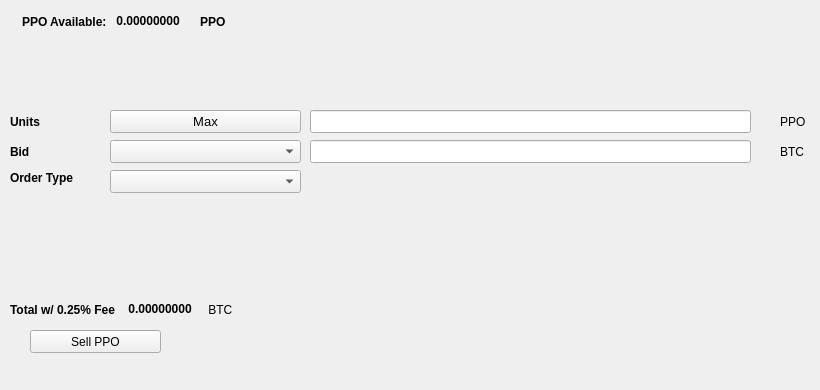
   <widget class="QWidget" name="SellTab">
    <attribute name="title">
     <string>Sell</string>
    </attribute>
    <widget class="QLabel" name="label_16">
     <property name="geometry">
      <rect>
       <x>780</x>
       <y>140</y>
       <width>31</width>
       <height>23</height>
      </rect>
     </property>
     <property name="text">
      <string>BTC</string>
     </property>
    </widget>
    <widget class="QComboBox" name="SellBidcomboBox">
     <property name="geometry">
      <rect>
       <x>110</x>
       <y>140</y>
       <width>191</width>
       <height>23</height>
      </rect>
     </property>
     <property name="font">
      <font>
       <pointsize>10</pointsize>
      </font>
     </property>
    </widget>
    <widget class="QLabel" name="label_18">
     <property name="geometry">
      <rect>
       <x>10</x>
       <y>110</y>
       <width>46</width>
       <height>23</height>
      </rect>
     </property>
     <property name="font">
      <font>
       <weight>75</weight>
       <bold>true</bold>
      </font>
     </property>
     <property name="text">
      <string>Units</string>
     </property>
    </widget>
    <widget class="QPushButton" name="Sell_Max_Amount">
     <property name="geometry">
      <rect>
       <x>110</x>
       <y>110</y>
       <width>191</width>
       <height>23</height>
      </rect>
     </property>
     <property name="font">
      <font>
       <pointsize>10</pointsize>
      </font>
     </property>
     <property name="text">
      <string>Max</string>
     </property>
    </widget>
    <widget class="QLabel" name="label_20">
     <property name="geometry">
      <rect>
       <x>10</x>
       <y>170</y>
       <width>91</width>
       <height>16</height>
      </rect>
     </property>
     <property name="font">
      <font>
       <weight>75</weight>
       <bold>true</bold>
      </font>
     </property>
     <property name="text">
      <string>Order Type</string>
     </property>
    </widget>
    <widget class="QComboBox" name="SellOrdertypeCombo">
     <property name="geometry">
      <rect>
       <x>110</x>
       <y>170</y>
       <width>191</width>
       <height>23</height>
      </rect>
     </property>
     <property name="font">
      <font>
       <pointsize>10</pointsize>
      </font>
     </property>
    </widget>
    <widget class="QLabel" name="label_21">
     <property name="geometry">
      <rect>
       <x>10</x>
       <y>140</y>
       <width>46</width>
       <height>23</height>
      </rect>
     </property>
     <property name="font">
      <font>
       <weight>75</weight>
       <bold>true</bold>
      </font>
     </property>
     <property name="text">
      <string>Bid</string>
     </property>
    </widget>
    <widget class="QLabel" name="label_22">
     <property name="geometry">
      <rect>
       <x>780</x>
       <y>110</y>
       <width>31</width>
       <height>23</height>
      </rect>
     </property>
     <property name="text">
      <string>PPO</string>
     </property>
    </widget>
    <widget class="QLineEdit" name="UnitsInputPPO">
     <property name="geometry">
      <rect>
       <x>310</x>
       <y>110</y>
       <width>441</width>
       <height>23</height>
      </rect>
     </property>
     <property name="font">
      <font>
       <pointsize>9</pointsize>
       <weight>75</weight>
       <bold>true</bold>
      </font>
     </property>
    </widget>
    <widget class="QLineEdit" name="SellBidPriceEdit">
     <property name="geometry">
      <rect>
       <x>310</x>
       <y>140</y>
       <width>441</width>
       <height>23</height>
      </rect>
     </property>
     <property name="font">
      <font>
       <pointsize>9</pointsize>
       <weight>75</weight>
       <bold>true</bold>
      </font>
     </property>
    </widget>
    <widget class="QPushButton" name="SellPPOBTN">
     <property name="geometry">
      <rect>
       <x>30</x>
       <y>330</y>
       <width>131</width>
       <height>23</height>
      </rect>
     </property>
     <property name="text">
      <string>Sell PPO</string>
     </property>
     <property name="icon">
      <iconset resource="../ppo">
       <normaloff>:/icons/bitcoin</normaloff>:/icons/bitcoin</iconset>
     </property>
    </widget>
    <widget class="QWidget" name="layoutWidget3">
     <property name="geometry">
      <rect>
       <x>22</x>
       <y>12</y>
       <width>258</width>
       <height>19</height>
      </rect>
     </property>
     <layout class="QHBoxLayout" name="horizontalLayout">
      <item>
       <widget class="QLabel" name="label232_2">
        <property name="font">
         <font>
          <weight>75</weight>
          <bold>true</bold>
         </font>
        </property>
        <property name="text">
         <string>PPO Available:</string>
        </property>
       </widget>
      </item>
      <item>
       <widget class="QLabel" name="PPOAvailableLabel">
        <property name="palette">
         <palette>
          <active>
           <colorrole role="WindowText">
            <brush brushstyle="SolidPattern">
             <color alpha="255">
              <red>0</red>
              <green>0</green>
              <blue>0</blue>
             </color>
            </brush>
           </colorrole>
           <colorrole role="Button">
            <brush brushstyle="SolidPattern">
             <color alpha="255">
              <red>0</red>
              <green>170</green>
              <blue>0</blue>
             </color>
            </brush>
           </colorrole>
           <colorrole role="Light">
            <brush brushstyle="SolidPattern">
             <color alpha="255">
              <red>0</red>
              <green>255</green>
              <blue>0</blue>
             </color>
            </brush>
           </colorrole>
           <colorrole role="Midlight">
            <brush brushstyle="SolidPattern">
             <color alpha="255">
              <red>0</red>
              <green>212</green>
              <blue>0</blue>
             </color>
            </brush>
           </colorrole>
           <colorrole role="Dark">
            <brush brushstyle="SolidPattern">
             <color alpha="255">
              <red>0</red>
              <green>85</green>
              <blue>0</blue>
             </color>
            </brush>
           </colorrole>
           <colorrole role="Mid">
            <brush brushstyle="SolidPattern">
             <color alpha="255">
              <red>0</red>
              <green>113</green>
              <blue>0</blue>
             </color>
            </brush>
           </colorrole>
           <colorrole role="Text">
            <brush brushstyle="SolidPattern">
             <color alpha="255">
              <red>0</red>
              <green>170</green>
              <blue>0</blue>
             </color>
            </brush>
           </colorrole>
           <colorrole role="BrightText">
            <brush brushstyle="SolidPattern">
             <color alpha="255">
              <red>255</red>
              <green>255</green>
              <blue>255</blue>
             </color>
            </brush>
           </colorrole>
           <colorrole role="ButtonText">
            <brush brushstyle="SolidPattern">
             <color alpha="255">
              <red>0</red>
              <green>0</green>
              <blue>0</blue>
             </color>
            </brush>
           </colorrole>
           <colorrole role="Base">
            <brush brushstyle="SolidPattern">
             <color alpha="255">
              <red>255</red>
              <green>255</green>
              <blue>255</blue>
             </color>
            </brush>
           </colorrole>
           <colorrole role="Window">
            <brush brushstyle="SolidPattern">
             <color alpha="255">
              <red>0</red>
              <green>170</green>
              <blue>0</blue>
             </color>
            </brush>
           </colorrole>
           <colorrole role="Shadow">
            <brush brushstyle="SolidPattern">
             <color alpha="255">
              <red>0</red>
              <green>0</green>
              <blue>0</blue>
             </color>
            </brush>
           </colorrole>
           <colorrole role="AlternateBase">
            <brush brushstyle="SolidPattern">
             <color alpha="255">
              <red>127</red>
              <green>212</green>
              <blue>127</blue>
             </color>
            </brush>
           </colorrole>
           <colorrole role="ToolTipBase">
            <brush brushstyle="SolidPattern">
             <color alpha="255">
              <red>255</red>
              <green>255</green>
              <blue>220</blue>
             </color>
            </brush>
           </colorrole>
           <colorrole role="ToolTipText">
            <brush brushstyle="SolidPattern">
             <color alpha="255">
              <red>0</red>
              <green>0</green>
              <blue>0</blue>
             </color>
            </brush>
           </colorrole>
          </active>
          <inactive>
           <colorrole role="WindowText">
            <brush brushstyle="SolidPattern">
             <color alpha="255">
              <red>0</red>
              <green>0</green>
              <blue>0</blue>
             </color>
            </brush>
           </colorrole>
           <colorrole role="Button">
            <brush brushstyle="SolidPattern">
             <color alpha="255">
              <red>0</red>
              <green>170</green>
              <blue>0</blue>
             </color>
            </brush>
           </colorrole>
           <colorrole role="Light">
            <brush brushstyle="SolidPattern">
             <color alpha="255">
              <red>0</red>
              <green>255</green>
              <blue>0</blue>
             </color>
            </brush>
           </colorrole>
           <colorrole role="Midlight">
            <brush brushstyle="SolidPattern">
             <color alpha="255">
              <red>0</red>
              <green>212</green>
              <blue>0</blue>
             </color>
            </brush>
           </colorrole>
           <colorrole role="Dark">
            <brush brushstyle="SolidPattern">
             <color alpha="255">
              <red>0</red>
              <green>85</green>
              <blue>0</blue>
             </color>
            </brush>
           </colorrole>
           <colorrole role="Mid">
            <brush brushstyle="SolidPattern">
             <color alpha="255">
              <red>0</red>
              <green>113</green>
              <blue>0</blue>
             </color>
            </brush>
           </colorrole>
           <colorrole role="Text">
            <brush brushstyle="SolidPattern">
             <color alpha="255">
              <red>0</red>
              <green>170</green>
              <blue>0</blue>
             </color>
            </brush>
           </colorrole>
           <colorrole role="BrightText">
            <brush brushstyle="SolidPattern">
             <color alpha="255">
              <red>255</red>
              <green>255</green>
              <blue>255</blue>
             </color>
            </brush>
           </colorrole>
           <colorrole role="ButtonText">
            <brush brushstyle="SolidPattern">
             <color alpha="255">
              <red>0</red>
              <green>0</green>
              <blue>0</blue>
             </color>
            </brush>
           </colorrole>
           <colorrole role="Base">
            <brush brushstyle="SolidPattern">
             <color alpha="255">
              <red>255</red>
              <green>255</green>
              <blue>255</blue>
             </color>
            </brush>
           </colorrole>
           <colorrole role="Window">
            <brush brushstyle="SolidPattern">
             <color alpha="255">
              <red>0</red>
              <green>170</green>
              <blue>0</blue>
             </color>
            </brush>
           </colorrole>
           <colorrole role="Shadow">
            <brush brushstyle="SolidPattern">
             <color alpha="255">
              <red>0</red>
              <green>0</green>
              <blue>0</blue>
             </color>
            </brush>
           </colorrole>
           <colorrole role="AlternateBase">
            <brush brushstyle="SolidPattern">
             <color alpha="255">
              <red>127</red>
              <green>212</green>
              <blue>127</blue>
             </color>
            </brush>
           </colorrole>
           <colorrole role="ToolTipBase">
            <brush brushstyle="SolidPattern">
             <color alpha="255">
              <red>255</red>
              <green>255</green>
              <blue>220</blue>
             </color>
            </brush>
           </colorrole>
           <colorrole role="ToolTipText">
            <brush brushstyle="SolidPattern">
             <color alpha="255">
              <red>0</red>
              <green>0</green>
              <blue>0</blue>
             </color>
            </brush>
           </colorrole>
          </inactive>
          <disabled>
           <colorrole role="WindowText">
            <brush brushstyle="SolidPattern">
             <color alpha="255">
              <red>0</red>
              <green>85</green>
              <blue>0</blue>
             </color>
            </brush>
           </colorrole>
           <colorrole role="Button">
            <brush brushstyle="SolidPattern">
             <color alpha="255">
              <red>0</red>
              <green>170</green>
              <blue>0</blue>
             </color>
            </brush>
           </colorrole>
           <colorrole role="Light">
            <brush brushstyle="SolidPattern">
             <color alpha="255">
              <red>0</red>
              <green>255</green>
              <blue>0</blue>
             </color>
            </brush>
           </colorrole>
           <colorrole role="Midlight">
            <brush brushstyle="SolidPattern">
             <color alpha="255">
              <red>0</red>
              <green>212</green>
              <blue>0</blue>
             </color>
            </brush>
           </colorrole>
           <colorrole role="Dark">
            <brush brushstyle="SolidPattern">
             <color alpha="255">
              <red>0</red>
              <green>85</green>
              <blue>0</blue>
             </color>
            </brush>
           </colorrole>
           <colorrole role="Mid">
            <brush brushstyle="SolidPattern">
             <color alpha="255">
              <red>0</red>
              <green>113</green>
              <blue>0</blue>
             </color>
            </brush>
           </colorrole>
           <colorrole role="Text">
            <brush brushstyle="SolidPattern">
             <color alpha="255">
              <red>0</red>
              <green>85</green>
              <blue>0</blue>
             </color>
            </brush>
           </colorrole>
           <colorrole role="BrightText">
            <brush brushstyle="SolidPattern">
             <color alpha="255">
              <red>255</red>
              <green>255</green>
              <blue>255</blue>
             </color>
            </brush>
           </colorrole>
           <colorrole role="ButtonText">
            <brush brushstyle="SolidPattern">
             <color alpha="255">
              <red>0</red>
              <green>85</green>
              <blue>0</blue>
             </color>
            </brush>
           </colorrole>
           <colorrole role="Base">
            <brush brushstyle="SolidPattern">
             <color alpha="255">
              <red>0</red>
              <green>170</green>
              <blue>0</blue>
             </color>
            </brush>
           </colorrole>
           <colorrole role="Window">
            <brush brushstyle="SolidPattern">
             <color alpha="255">
              <red>0</red>
              <green>170</green>
              <blue>0</blue>
             </color>
            </brush>
           </colorrole>
           <colorrole role="Shadow">
            <brush brushstyle="SolidPattern">
             <color alpha="255">
              <red>0</red>
              <green>0</green>
              <blue>0</blue>
             </color>
            </brush>
           </colorrole>
           <colorrole role="AlternateBase">
            <brush brushstyle="SolidPattern">
             <color alpha="255">
              <red>0</red>
              <green>170</green>
              <blue>0</blue>
             </color>
            </brush>
           </colorrole>
           <colorrole role="ToolTipBase">
            <brush brushstyle="SolidPattern">
             <color alpha="255">
              <red>255</red>
              <green>255</green>
              <blue>220</blue>
             </color>
            </brush>
           </colorrole>
           <colorrole role="ToolTipText">
            <brush brushstyle="SolidPattern">
             <color alpha="255">
              <red>0</red>
              <green>0</green>
              <blue>0</blue>
             </color>
            </brush>
           </colorrole>
          </disabled>
         </palette>
        </property>
        <property name="font">
         <font>
          <weight>75</weight>
          <bold>true</bold>
         </font>
        </property>
        <property name="text">
         <string> 0.00000000 </string>
        </property>
        <property name="textInteractionFlags">
         <set>Qt::LinksAccessibleByMouse|Qt::TextSelectableByKeyboard|Qt::TextSelectableByMouse</set>
        </property>
       </widget>
      </item>
      <item>
       <widget class="QLabel" name="labelPPO">
        <property name="font">
         <font>
          <weight>75</weight>
          <bold>true</bold>
         </font>
        </property>
        <property name="text">
         <string>PPO</string>
        </property>
       </widget>
      </item>
     </layout>
    </widget>
    <widget class="QWidget" name="layoutWidget">
     <property name="geometry">
      <rect>
       <x>10</x>
       <y>300</y>
       <width>268</width>
       <height>19</height>
      </rect>
     </property>
     <layout class="QHBoxLayout" name="horizontalLayout_2">
      <item>
       <widget class="QLabel" name="label_19">
        <property name="font">
         <font>
          <weight>75</weight>
          <bold>true</bold>
         </font>
        </property>
        <property name="text">
         <string>Total w/ 0.25% Fee </string>
        </property>
       </widget>
      </item>
      <item>
       <widget class="QLabel" name="SellCostLabel">
        <property name="palette">
         <palette>
          <active>
           <colorrole role="WindowText">
            <brush brushstyle="SolidPattern">
             <color alpha="255">
              <red>0</red>
              <green>0</green>
              <blue>0</blue>
             </color>
            </brush>
           </colorrole>
           <colorrole role="Button">
            <brush brushstyle="SolidPattern">
             <color alpha="255">
              <red>0</red>
              <green>170</green>
              <blue>0</blue>
             </color>
            </brush>
           </colorrole>
           <colorrole role="Light">
            <brush brushstyle="SolidPattern">
             <color alpha="255">
              <red>0</red>
              <green>255</green>
              <blue>0</blue>
             </color>
            </brush>
           </colorrole>
           <colorrole role="Midlight">
            <brush brushstyle="SolidPattern">
             <color alpha="255">
              <red>0</red>
              <green>212</green>
              <blue>0</blue>
             </color>
            </brush>
           </colorrole>
           <colorrole role="Dark">
            <brush brushstyle="SolidPattern">
             <color alpha="255">
              <red>0</red>
              <green>85</green>
              <blue>0</blue>
             </color>
            </brush>
           </colorrole>
           <colorrole role="Mid">
            <brush brushstyle="SolidPattern">
             <color alpha="255">
              <red>0</red>
              <green>113</green>
              <blue>0</blue>
             </color>
            </brush>
           </colorrole>
           <colorrole role="Text">
            <brush brushstyle="SolidPattern">
             <color alpha="255">
              <red>0</red>
              <green>170</green>
              <blue>0</blue>
             </color>
            </brush>
           </colorrole>
           <colorrole role="BrightText">
            <brush brushstyle="SolidPattern">
             <color alpha="255">
              <red>255</red>
              <green>255</green>
              <blue>255</blue>
             </color>
            </brush>
           </colorrole>
           <colorrole role="ButtonText">
            <brush brushstyle="SolidPattern">
             <color alpha="255">
              <red>0</red>
              <green>0</green>
              <blue>0</blue>
             </color>
            </brush>
           </colorrole>
           <colorrole role="Base">
            <brush brushstyle="SolidPattern">
             <color alpha="255">
              <red>255</red>
              <green>255</green>
              <blue>255</blue>
             </color>
            </brush>
           </colorrole>
           <colorrole role="Window">
            <brush brushstyle="SolidPattern">
             <color alpha="255">
              <red>0</red>
              <green>170</green>
              <blue>0</blue>
             </color>
            </brush>
           </colorrole>
           <colorrole role="Shadow">
            <brush brushstyle="SolidPattern">
             <color alpha="255">
              <red>0</red>
              <green>0</green>
              <blue>0</blue>
             </color>
            </brush>
           </colorrole>
           <colorrole role="AlternateBase">
            <brush brushstyle="SolidPattern">
             <color alpha="255">
              <red>127</red>
              <green>212</green>
              <blue>127</blue>
             </color>
            </brush>
           </colorrole>
           <colorrole role="ToolTipBase">
            <brush brushstyle="SolidPattern">
             <color alpha="255">
              <red>255</red>
              <green>255</green>
              <blue>220</blue>
             </color>
            </brush>
           </colorrole>
           <colorrole role="ToolTipText">
            <brush brushstyle="SolidPattern">
             <color alpha="255">
              <red>0</red>
              <green>0</green>
              <blue>0</blue>
             </color>
            </brush>
           </colorrole>
          </active>
          <inactive>
           <colorrole role="WindowText">
            <brush brushstyle="SolidPattern">
             <color alpha="255">
              <red>0</red>
              <green>0</green>
              <blue>0</blue>
             </color>
            </brush>
           </colorrole>
           <colorrole role="Button">
            <brush brushstyle="SolidPattern">
             <color alpha="255">
              <red>0</red>
              <green>170</green>
              <blue>0</blue>
             </color>
            </brush>
           </colorrole>
           <colorrole role="Light">
            <brush brushstyle="SolidPattern">
             <color alpha="255">
              <red>0</red>
              <green>255</green>
              <blue>0</blue>
             </color>
            </brush>
           </colorrole>
           <colorrole role="Midlight">
            <brush brushstyle="SolidPattern">
             <color alpha="255">
              <red>0</red>
              <green>212</green>
              <blue>0</blue>
             </color>
            </brush>
           </colorrole>
           <colorrole role="Dark">
            <brush brushstyle="SolidPattern">
             <color alpha="255">
              <red>0</red>
              <green>85</green>
              <blue>0</blue>
             </color>
            </brush>
           </colorrole>
           <colorrole role="Mid">
            <brush brushstyle="SolidPattern">
             <color alpha="255">
              <red>0</red>
              <green>113</green>
              <blue>0</blue>
             </color>
            </brush>
           </colorrole>
           <colorrole role="Text">
            <brush brushstyle="SolidPattern">
             <color alpha="255">
              <red>0</red>
              <green>170</green>
              <blue>0</blue>
             </color>
            </brush>
           </colorrole>
           <colorrole role="BrightText">
            <brush brushstyle="SolidPattern">
             <color alpha="255">
              <red>255</red>
              <green>255</green>
              <blue>255</blue>
             </color>
            </brush>
           </colorrole>
           <colorrole role="ButtonText">
            <brush brushstyle="SolidPattern">
             <color alpha="255">
              <red>0</red>
              <green>0</green>
              <blue>0</blue>
             </color>
            </brush>
           </colorrole>
           <colorrole role="Base">
            <brush brushstyle="SolidPattern">
             <color alpha="255">
              <red>255</red>
              <green>255</green>
              <blue>255</blue>
             </color>
            </brush>
           </colorrole>
           <colorrole role="Window">
            <brush brushstyle="SolidPattern">
             <color alpha="255">
              <red>0</red>
              <green>170</green>
              <blue>0</blue>
             </color>
            </brush>
           </colorrole>
           <colorrole role="Shadow">
            <brush brushstyle="SolidPattern">
             <color alpha="255">
              <red>0</red>
              <green>0</green>
              <blue>0</blue>
             </color>
            </brush>
           </colorrole>
           <colorrole role="AlternateBase">
            <brush brushstyle="SolidPattern">
             <color alpha="255">
              <red>127</red>
              <green>212</green>
              <blue>127</blue>
             </color>
            </brush>
           </colorrole>
           <colorrole role="ToolTipBase">
            <brush brushstyle="SolidPattern">
             <color alpha="255">
              <red>255</red>
              <green>255</green>
              <blue>220</blue>
             </color>
            </brush>
           </colorrole>
           <colorrole role="ToolTipText">
            <brush brushstyle="SolidPattern">
             <color alpha="255">
              <red>0</red>
              <green>0</green>
              <blue>0</blue>
             </color>
            </brush>
           </colorrole>
          </inactive>
          <disabled>
           <colorrole role="WindowText">
            <brush brushstyle="SolidPattern">
             <color alpha="255">
              <red>0</red>
              <green>85</green>
              <blue>0</blue>
             </color>
            </brush>
           </colorrole>
           <colorrole role="Button">
            <brush brushstyle="SolidPattern">
             <color alpha="255">
              <red>0</red>
              <green>170</green>
              <blue>0</blue>
             </color>
            </brush>
           </colorrole>
           <colorrole role="Light">
            <brush brushstyle="SolidPattern">
             <color alpha="255">
              <red>0</red>
              <green>255</green>
              <blue>0</blue>
             </color>
            </brush>
           </colorrole>
           <colorrole role="Midlight">
            <brush brushstyle="SolidPattern">
             <color alpha="255">
              <red>0</red>
              <green>212</green>
              <blue>0</blue>
             </color>
            </brush>
           </colorrole>
           <colorrole role="Dark">
            <brush brushstyle="SolidPattern">
             <color alpha="255">
              <red>0</red>
              <green>85</green>
              <blue>0</blue>
             </color>
            </brush>
           </colorrole>
           <colorrole role="Mid">
            <brush brushstyle="SolidPattern">
             <color alpha="255">
              <red>0</red>
              <green>113</green>
              <blue>0</blue>
             </color>
            </brush>
           </colorrole>
           <colorrole role="Text">
            <brush brushstyle="SolidPattern">
             <color alpha="255">
              <red>0</red>
              <green>85</green>
              <blue>0</blue>
             </color>
            </brush>
           </colorrole>
           <colorrole role="BrightText">
            <brush brushstyle="SolidPattern">
             <color alpha="255">
              <red>255</red>
              <green>255</green>
              <blue>255</blue>
             </color>
            </brush>
           </colorrole>
           <colorrole role="ButtonText">
            <brush brushstyle="SolidPattern">
             <color alpha="255">
              <red>0</red>
              <green>85</green>
              <blue>0</blue>
             </color>
            </brush>
           </colorrole>
           <colorrole role="Base">
            <brush brushstyle="SolidPattern">
             <color alpha="255">
              <red>0</red>
              <green>170</green>
              <blue>0</blue>
             </color>
            </brush>
           </colorrole>
           <colorrole role="Window">
            <brush brushstyle="SolidPattern">
             <color alpha="255">
              <red>0</red>
              <green>170</green>
              <blue>0</blue>
             </color>
            </brush>
           </colorrole>
           <colorrole role="Shadow">
            <brush brushstyle="SolidPattern">
             <color alpha="255">
              <red>0</red>
              <green>0</green>
              <blue>0</blue>
             </color>
            </brush>
           </colorrole>
           <colorrole role="AlternateBase">
            <brush brushstyle="SolidPattern">
             <color alpha="255">
              <red>0</red>
              <green>170</green>
              <blue>0</blue>
             </color>
            </brush>
           </colorrole>
           <colorrole role="ToolTipBase">
            <brush brushstyle="SolidPattern">
             <color alpha="255">
              <red>255</red>
              <green>255</green>
              <blue>220</blue>
             </color>
            </brush>
           </colorrole>
           <colorrole role="ToolTipText">
            <brush brushstyle="SolidPattern">
             <color alpha="255">
              <red>0</red>
              <green>0</green>
              <blue>0</blue>
             </color>
            </brush>
           </colorrole>
          </disabled>
         </palette>
        </property>
        <property name="font">
         <font>
          <weight>75</weight>
          <bold>true</bold>
         </font>
        </property>
        <property name="autoFillBackground">
         <bool>false</bool>
        </property>
        <property name="text">
         <string> 0.00000000</string>
        </property>
        <property name="textInteractionFlags">
         <set>Qt::LinksAccessibleByMouse|Qt::TextSelectableByMouse</set>
        </property>
       </widget>
      </item>
      <item>
       <widget class="QLabel" name="label_17">
        <property name="font">
         <font>
          <weight>50</weight>
          <bold>false</bold>
         </font>
        </property>
        <property name="text">
         <string> BTC</string>
        </property>
       </widget>
      </item>
     </layout>
    </widget>
    <widget class="QLabel" name="label_23">
     <property name="geometry">
      <rect>
       <x>460</x>
       <y>300</y>
       <width>281</width>
       <height>81</height>
      </rect>
     </property>
     <property name="text">
      <string/>
     </property>
     <property name="pixmap">
      <pixmap>:/images/bittrex</pixmap>
     </property>
    </widget>
   </widget>
